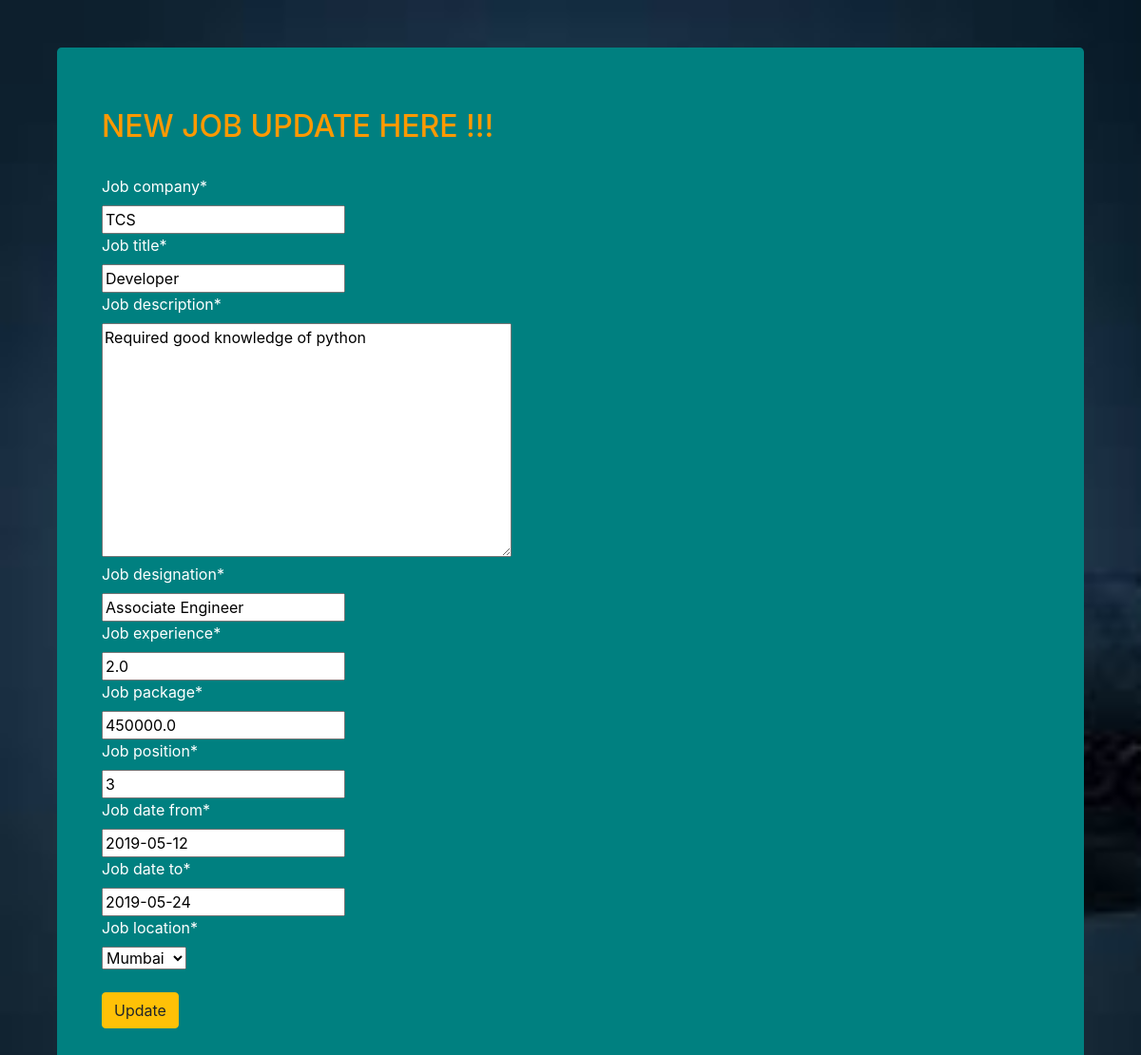
/firstapp/it_update/2/ (signed in), run on the app's committed database.
### Firstapp/models.py (models this page shows, shortened)
class ITJobs(models.Model):
    job_company=models.CharField(max_length=30)
    job_title=models.CharField(max_length=30)
    job_description=models.TextField()
    job_designation=models.CharField(max_length=30)
    job_experience=models.FloatField()
    job_package=models.FloatField()
    job_position=models.IntegerField() #no of post available
    job_date_from=models.DateField()
    job_date_to=models.DateField()
    job_location=models.ForeignKey(Address,on_delete=models.CASCADE)

### Firstapp/views.py (the view)
# urls.py: path('it_update/<int:id>/',views.it_update),
@login_required(login_url='/login/')
def it_update(request,id):
    obj=ITJobs.objects.get(pk=id)
    itforms=ITJobForms(instance=obj)
    if(request.method=='POST'):
        itforms=ITJobForms(request.POST,instance=obj)
        if itforms.is_valid():
            itforms.save()
        return redirect('/firstapp/it_show/')
    return render(request,'it_update.html',{'itforms':itforms,'obj':obj})

### Firstapp/forms.py
class ITJobForms(forms.ModelForm):
    class Meta:
        model=ITJobs
        fields='__all__'

### Firstapp/models.py (called while the page is built)
    def __str__(self):
        return self.city

### Firstapp/templates/it_update.html (shortened to what this page needs)
<!DOCTYPE html>
<html lang="en">
{% load crispy_forms_tags %}
<head>
    {% load static %}
    {% load crispy_forms_tags %}
    <link rel="stylesheet" href="https://stackpath.bootstrapcdn.com/bootstrap/4.4.1/css/bootstrap.min.css">
     <link rel="stylesheet" href="{% static 'css/update.css'%}">
</head>
<body align="center">
<div class="container">
    <div class="container">
<div class="jumbotron" align="left">
    <div class="container">
        <h2>NEW JOB UPDATE HERE !!!</h2><br>
<form action="/firstapp/it_update/{{obj.id}}/" method="POST">
    {{itforms|crispy}}
    <br>
    <button type="submit" class="btn btn-warning">Update</button>
</form>
    </div>
    </div>
    </div>
    </div>
</body>
</html>

### static/css/update.css (style rules this page uses)
body { background-repeat: no-repeat, repeat; background-size:cover; }
.jumbotron { margin-top:50px; background:#008080; color:white; }

### Firstapp/templates/it_update.html (style rules this page uses)
h2 { color:#ff9900; align="center" }

### data on the page
ITJobs: job_company "TCS", job_title "Developer", job_description "Required good knowledge of python", job_designation "Associate Engineer", job_experience "2.0", job_package "450000.0", job_position "3", job_date_from "2019-05-12", job_date_to "2019-05-24", job_location "Mumbai"
